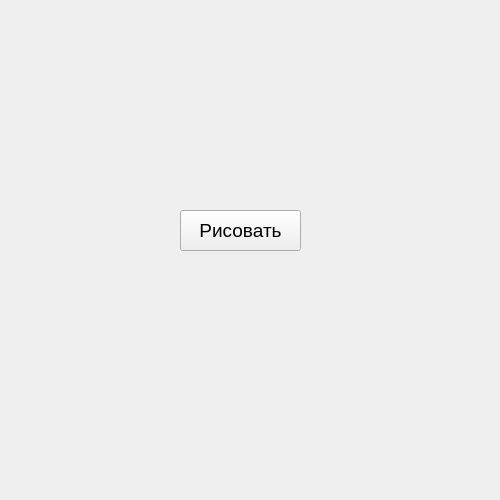
<?xml version="1.0" encoding="UTF-8"?>
<ui version="4.0">
 <class>Form</class>
 <widget class="QWidget" name="Form">
  <property name="geometry">
   <rect>
    <x>0</x>
    <y>0</y>
    <width>500</width>
    <height>500</height>
   </rect>
  </property>
  <property name="windowTitle">
   <string>Form</string>
  </property>
  <widget class="QPushButton" name="btn">
   <property name="geometry">
    <rect>
     <x>180</x>
     <y>210</y>
     <width>121</width>
     <height>41</height>
    </rect>
   </property>
   <property name="font">
    <font>
     <pointsize>14</pointsize>
    </font>
   </property>
   <property name="text">
    <string>Рисовать</string>
   </property>
  </widget>
 </widget>
 <resources/>
 <connections/>
</ui>
